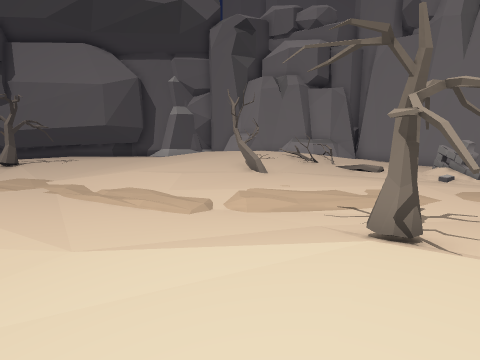
view 1 (above)

18 first-person views from a walk through a 3-D level made in the Unity game engine. The camera is 1.5 m above the floor, tilts 10° down and sees 80° across. The floor is counted in squares, 1 m on a side. Each view is taken from the middle of a square. On the plan, view 1 faces up. The plan holds only what a view shows up to about 14 squares ahead; the rest is blank. The place goes on beyond the plan. The player is left out. Door leaves are left out, so doorways stand open.

view 2
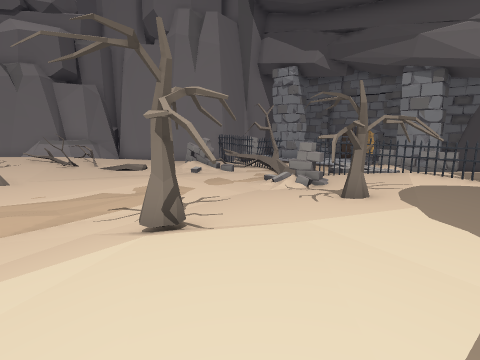

view 3
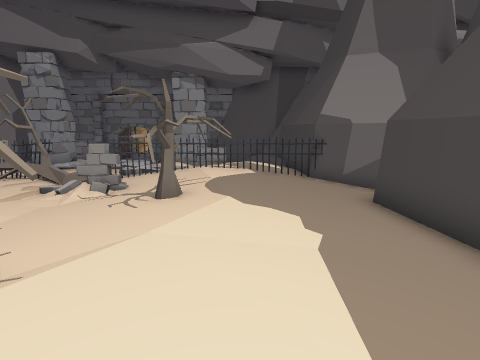

view 4
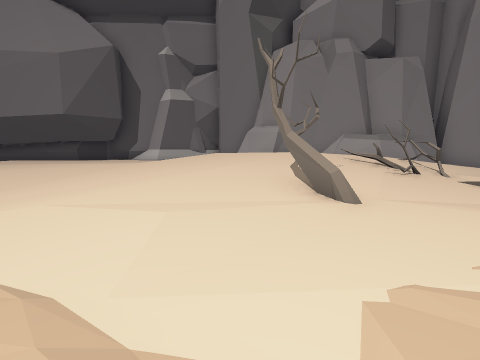

view 5
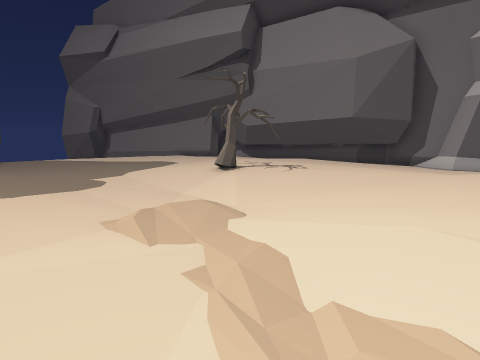

view 6
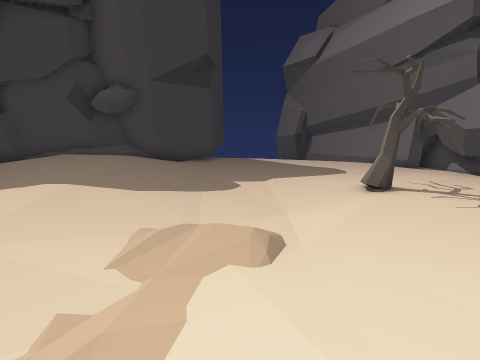

view 7
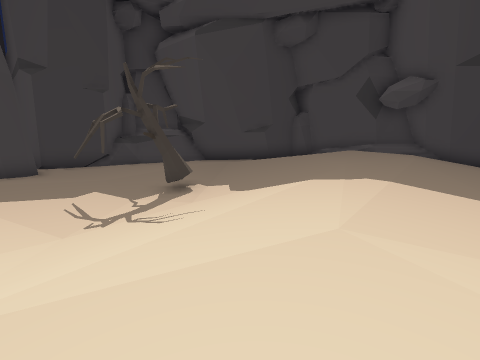

view 8
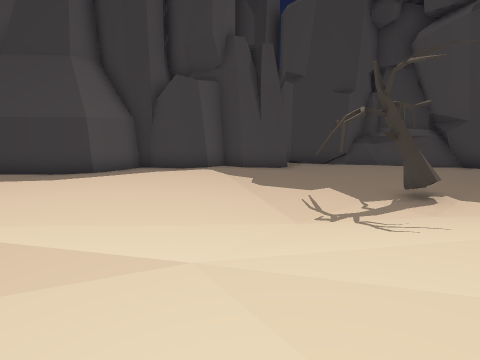

view 9
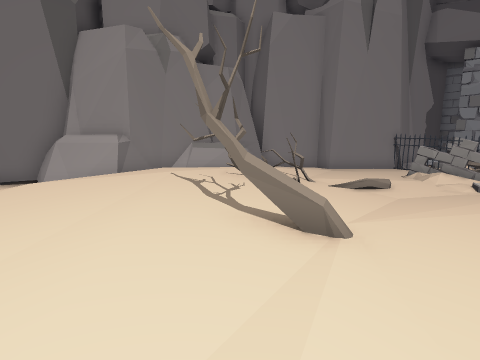

view 10
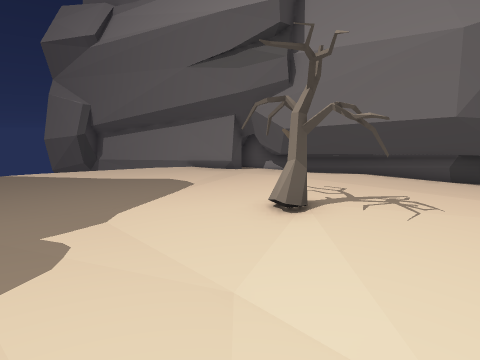

view 11
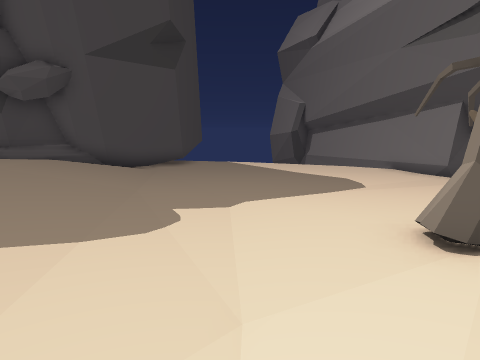

view 12
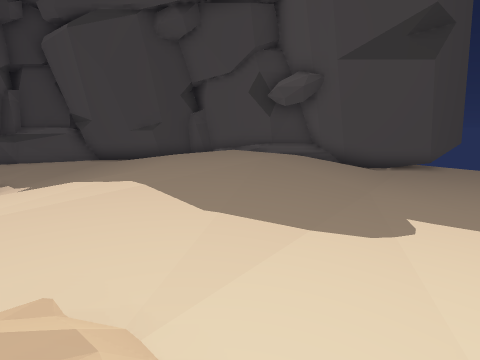

view 13
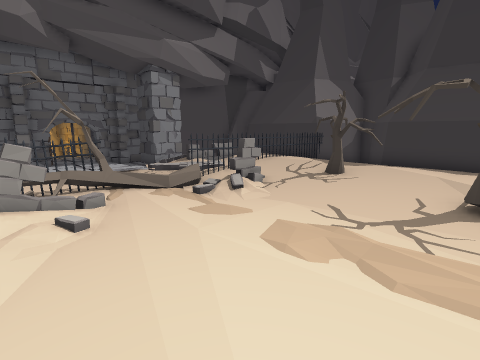

view 14
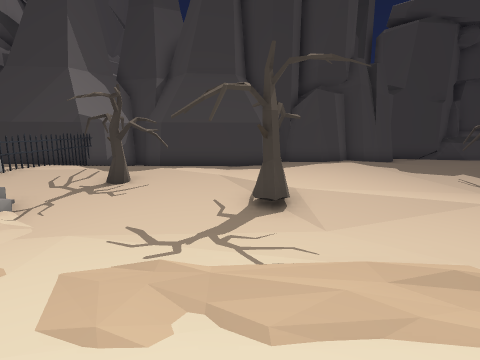

view 15
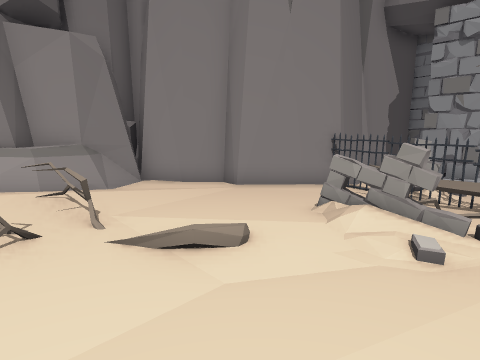

view 16
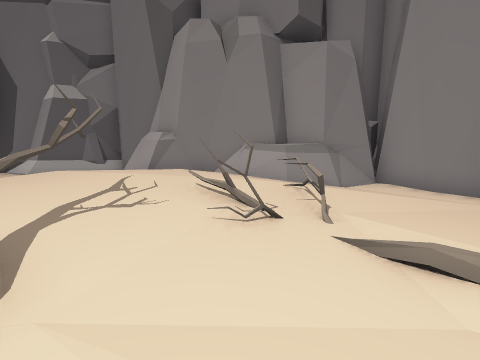

view 17
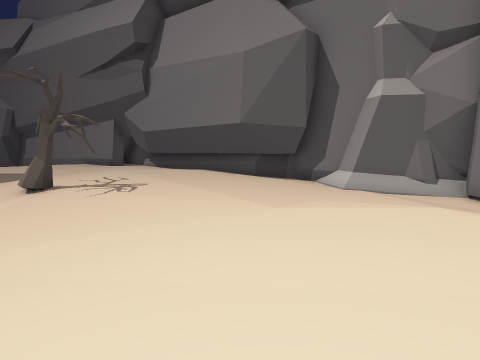

view 18
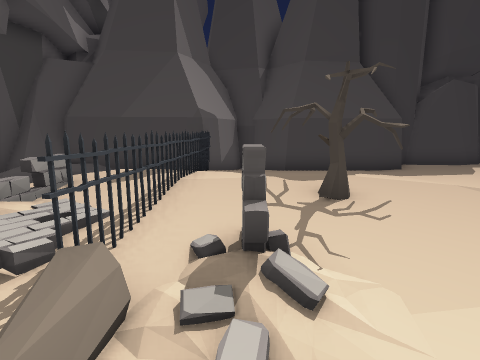

### Floor plan
Key: @ floor where view 1 was taken; # wall or solid block; . main floor; : floor 0.25 m higher than the main floor; - floor 0.25 m lower than the main floor; + floor 0.5 m higher than the main floor; * floor 0.75 m higher than the main floor; / step, stairs or slope; = window, fence, low wall or low ledge; ^ raised ledge; T tree; F fence; P pillar; O other object.
Columns run from 22 left of view 1 to 14 right of it. Each row starts with its distance up from view 1.
 21               #########
 20            #####///--##       #
 19      ##########...../=##      #
 18      #######........//=########
 17    ###--..........///////=^^=.##
 16   ##--......::::::/++++++///...##
 15    ---.....:::::::::++++++T::..-##
 14    ---.....T:T::::::+++T//T:....-##
 13   ----.....:TT::::::++TT:T:.....--###
 12   ----.....:T:...:::++T::..//.O..FO
 11   ----......./...::::::T...../O TFO
 10  -----.......-...:::::......./O/TF-
  9  ----..........:.::::........./.TF.
  8 #----..........:................TF
  7 ###--..//////::::....//......../
  6   ##///////:::::::...---...../ /....
  5    #/////++++++:::.........../OFF :.
  4    ##/++++++++::::...///T//::/OF: O P
  3     #/++++++///////...::T/:TT//F::O P
  2     ##+**++/////----..::::+TTT+F+:O
  1      ##  ++///.T-T-...:::::++T+F+++
  0       #   +//..TTT...:@:::::::/F++: =
 -1       ### ::..T..T...:::::::::/F#####
 -2         ##.::::.....::::..###..##   #
 -3          ##...:....:::..########
 -4           ##.......######    ##
 -5           ##^=#..#######
 -6            #######

Positions as (right, up) in squares from view 1, and headings:
1: (0, 0), facing up
2: (0, 0), facing up-right
3: (0, 1), facing right
4: (-1, 6), facing up
5: (-3, 6), facing up-left
6: (-3, 9), facing left
7: (-3, 7), facing down-left
8: (-3, 7), facing down
9: (-3, 9), facing up-right
10: (-7, 8), facing up-left
11: (-7, 10), facing left
12: (-7, 10), facing down-left
13: (2, 11), facing down-right
14: (3, 10), facing down
15: (3, 9), facing up-right
16: (3, 9), facing up
17: (-1, 11), facing up-left
18: (8, 8), facing down
